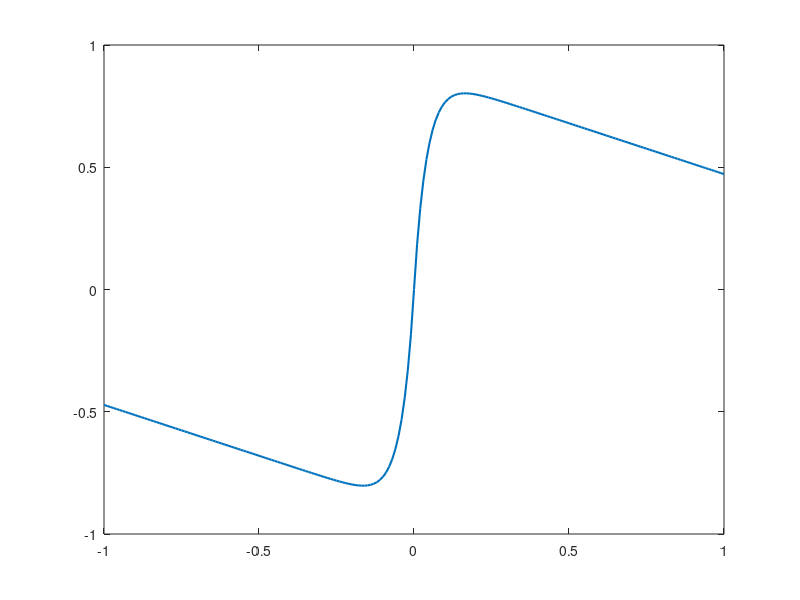

Write the MATLAB code that produced this figure.
% vehicle parameters:
m = 1700; % [kg] - vehicle mass [kg]
rd = 0.3; % [m] - wheel radius (effective)
Cx = 0.31; % [-] - drag coefficient
A = 2.71; % [m^2] - vehicle frontal area
ro = 1.2; % [kg/m^3] - air density
hc = 0.5; % [m] - height of the center of mass
It = 8; % moment of inertia of the wheel

l = 2.73; % [m] - wheelbase
lp = 1.2; % [m] - distance from the center of mass to the front axle
lz = l - lp; % [m] - distance from the center of mass to the rear axle

f0 = 0.015; % [-] - rolling resistance coefficient
g = 9.81; % [m/s^2] - acceleration due to gravity

Z_zst = m*g*lp/l; % [N] - normal reactive force acting on the front axle (static)
Z_pst = m*g-Z_zst; % [N] - normal reactive force acting on the rear axle (static)


% tire parameters
fi = 0.8;
bh_coef = [1.11 23.99 0.52]; % Burckhardt coefficients - dry asphalt

step = 0.01;
s_final = 1;
s = -s_final:step:s_final;

mi = zeros(1,length(s));

for i=1:201
    mi(i) = fi*sign(s(i)).*((bh_coef(1)*(1-exp(-bh_coef(2).*abs(s(i)))))-bh_coef(3).*abs(s(i)));
end

figure;
plot(s,mi,'LineWidth', 1.5);














